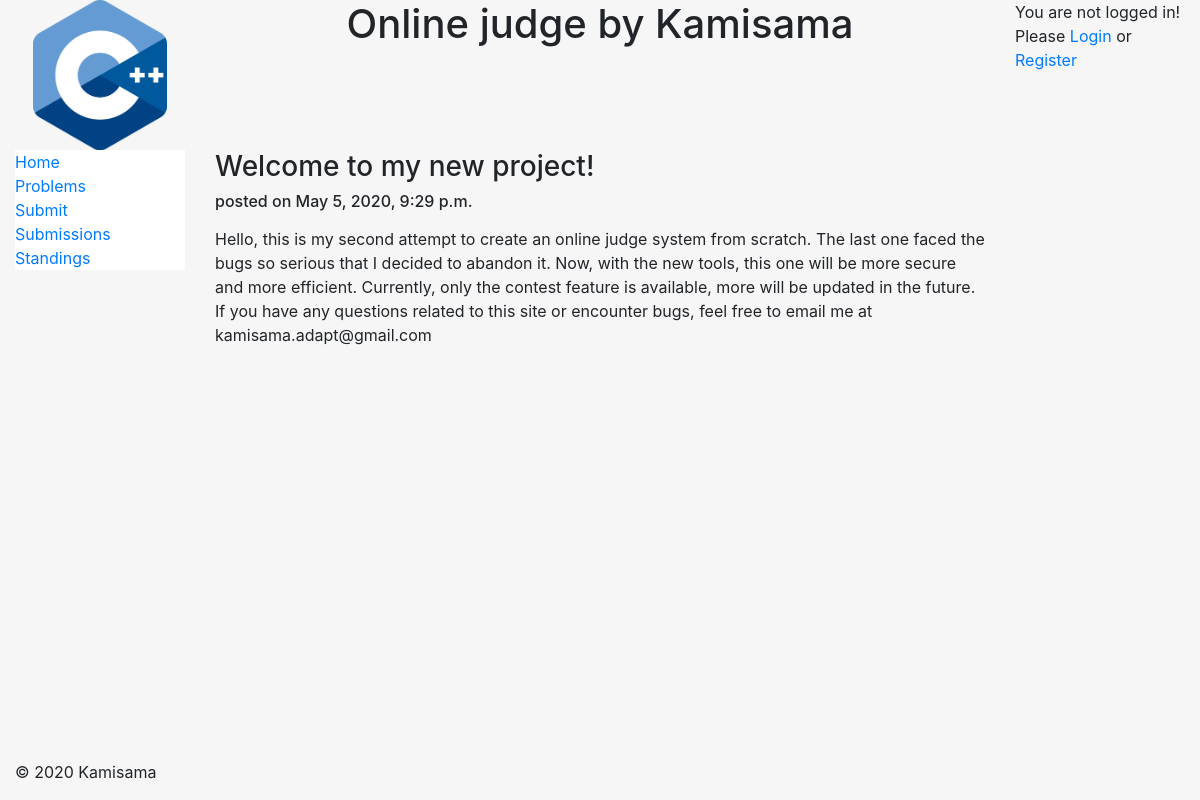
The page / on the database its author committed.
### home/models.py (models this page shows)
class Announcement(models.Model):
    title = models.CharField(max_length = 100)
    body = models.TextField()
    date = models.DateTimeField(auto_now_add = True)

### home/views.py (the view)
# urls.py: path('', views.index),
def index(req):
    data = {'Announcements': Announcement.objects.all().order_by('-date')}
    return render(req, 'pages/home.html', data)

### home/templates/pages/home.html (shortened to what this page needs)
{% extends 'pages/base.html' %}
{% block content %}
    {% for announce in Announcements %}
        <h3>{{announce.title}}</h3>
        <h6>posted on {{announce.date}}</h6>
        <p>{{announce.body|safe|linebreaks}}</p>
    {% endfor %}
{% endblock content %}

### home/templates/pages/base.html (style rules this page uses)
html, body { height: 100%; background-color: #f6f6f6; }

### rows shown on the page
Announcement: title "Welcome to my new project!", date "May 5, 2020, 9:29 p.m.", body "Hello, this is my second attempt to create an online judge system from scratch. The last one faced the bugs so serious that I decided to abandon it. Now, with the new tools, this one will be more secure and more efficient. Currently, only the contest feature is available, more will be updated in the future. If you have any questions related to this site or encounter bugs, feel free to email me at kamisama.adapt@gmail.com"
